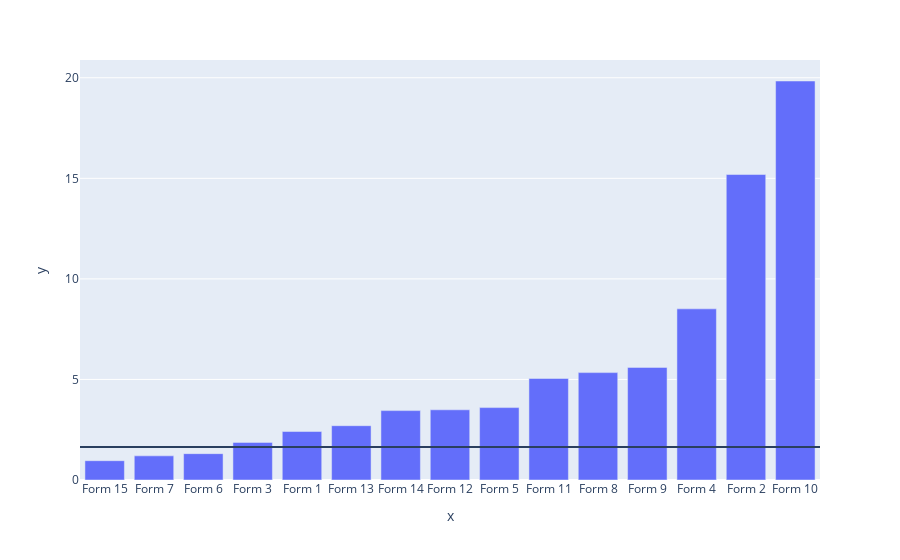

The notebook cell saved with this chart:
### Code cell
fig_forms = px.bar(x=forms, y=percentages)
fig_forms.update_layout(xaxis={'categoryorder': 'total ascending'})
fig_forms.add_hline(y=buy_pct)
fig_forms.show()

### Figure 1 — Plotly figure (JSON) as saved in the notebook; plotly's stock layout.template omitted (floating-point values rounded to 4 significant figures)
{"data": [{"alignmentgroup": "True", "hovertemplate": "x=%{x}<br>y=%{y}<extra></extra>", "legendgroup": "", "marker": {"color": "#636efa", "pattern": {"shape": ""}}, "name": "", "offsetgroup": "", "orientation": "v", "showlegend": false, "textposition": "auto", "type": "bar", "x": ["Form 1", "Form 2", "Form 3", "Form 4", "Form 5", "Form 6", "Form 7", "Form 8", "Form 9", "Form 10", "Form 11", "Form 12", "Form 13", "Form 14", "Form 15"], "xaxis": "x", "y": [2.41, 15.19, 1.87, 8.51, 3.6, 1.31, 1.2, 5.34, 5.6, 19.84, 5.05, 3.49, 2.7, 3.45, 0.96], "yaxis": "y"}], "layout": {"barmode": "relative", "legend": {"tracegroupgap": 0}, "margin": {"t": 60}, "shapes": [{"type": "line", "x0": 0, "x1": 1, "xref": "x domain", "y0": 1.64, "y1": 1.64, "yref": "y"}], "xaxis": {"anchor": "y", "categoryorder": "total ascending", "domain": [0, 1], "title": {"text": "x"}}, "yaxis": {"anchor": "x", "domain": [0, 1], "title": {"text": "y"}}}}
